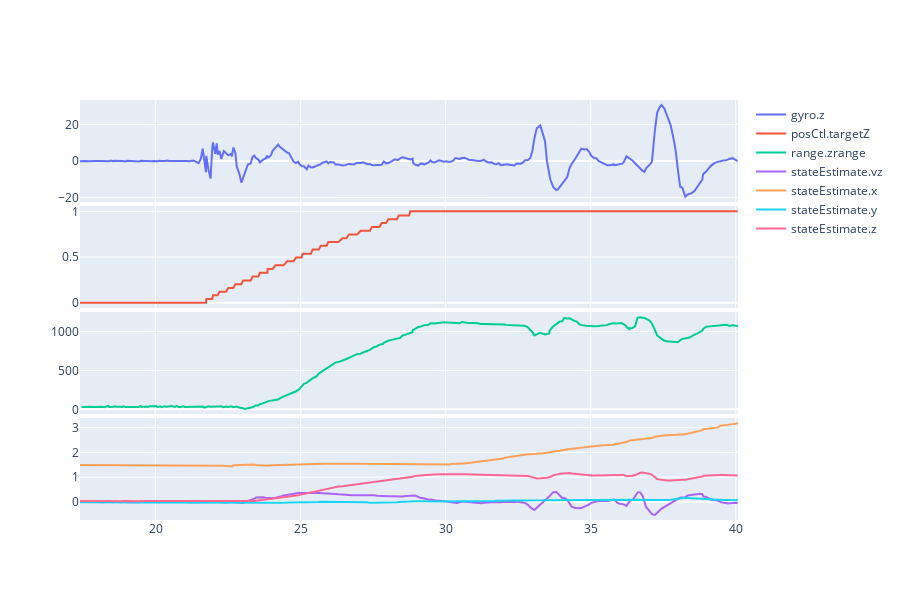
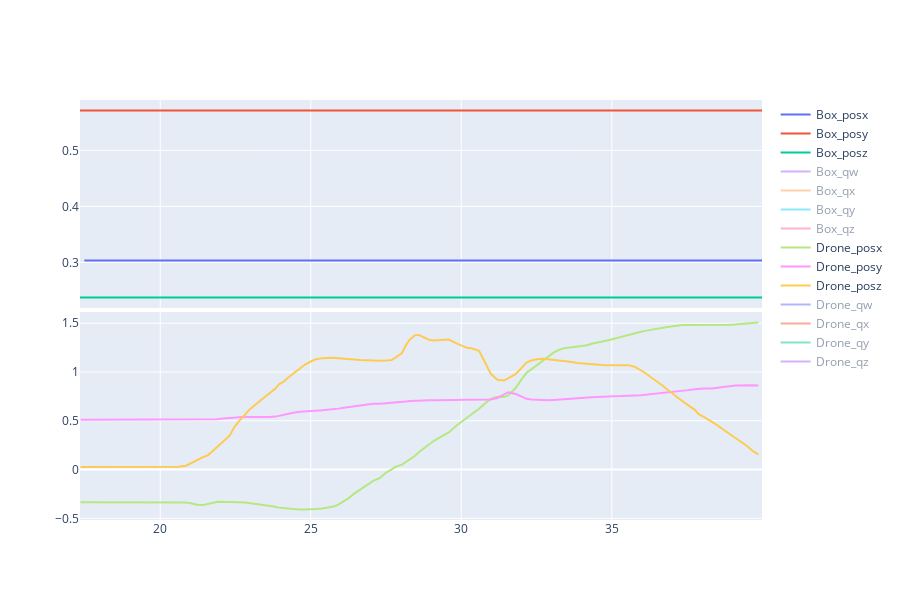

The notebook cell saved with these charts, in order:
### Code cell
path_cf    = os.path.join("logs", "test_06cf.csv")
path_vicon = os.path.join("logs", "test_06vicon.csv")
print("[Info] Open:", os.path.basename(path_cf), os.path.basename(path_vicon))

import pandas as pd

df = pd.read_csv(path_cf, header=0, names=["Timestamp", "ID", "Value"])

keys = []
for key in np.unique(df["ID"]):
    keys.append(key.split(".")[0])
keys = np.unique(keys)

n_groups = len(keys)
fig = make_subplots(rows=n_groups, cols=1, shared_xaxes=True,vertical_spacing=0.01)

for k, group in df.groupby(["ID"]):
    key = group.iloc[0,1].split(".")[0]
    group_index = np.where(keys == key)[0][0]
    fig.append_trace(go.Scatter(x=group['Timestamp']/1000, y= group['Value'], mode='lines', name="{}".format(group.iloc[0,1])), row=group_index+1, col=1)

fig.update_layout(width=15*60, height=5*120)
fig.show()

df = pd.read_csv(path_vicon, header=0, names=["Timestamp", "ID", "Value"])

keys = []
for key in np.unique(df["ID"]):
    keys.append(key.split("_")[0])
keys = np.unique(keys)

n_groups = len(keys)
fig = make_subplots(rows=n_groups, cols=1, shared_xaxes=True,vertical_spacing=0.01)

for k, group in df.groupby(["ID"]):
    key = group.iloc[0,1].split("_")[0]
    group_index = np.where(keys == key)[0][0]
    fig.append_trace(go.Scatter(x=group['Timestamp']/1000, y= group['Value'], mode='lines', name="{}".format(group.iloc[0,1])), row=group_index+1, col=1)

fig.update_layout(width=15*60, height=5*120)
fig.show()

### Figure 1 — Plotly figure (JSON) as saved in the notebook; plotly's stock layout.template omitted (floating-point values rounded to 4 significant figures; data arrays with more than 128 entries replaced by an {"elided": "..."} marker saying what was removed)
{"data": [{"mode": "lines", "name": "gyro.z", "type": "scatter", "x": {"elided": "294 float values"}, "xaxis": "x", "y": {"elided": "294 float values"}, "yaxis": "y"}, {"mode": "lines", "name": "posCtl.targetZ", "type": "scatter", "x": {"elided": "294 float values"}, "xaxis": "x2", "y": {"elided": "294 float values"}, "yaxis": "y2"}, {"mode": "lines", "name": "range.zrange", "type": "scatter", "x": {"elided": "279 float values"}, "xaxis": "x3", "y": {"elided": "279 int values"}, "yaxis": "y3"}, {"mode": "lines", "name": "stateEstimate.vz", "type": "scatter", "x": {"elided": "294 float values"}, "xaxis": "x4", "y": {"elided": "294 float values"}, "yaxis": "y4"}, {"mode": "lines", "name": "stateEstimate.x", "type": "scatter", "x": {"elided": "295 float values"}, "xaxis": "x4", "y": {"elided": "295 float values"}, "yaxis": "y4"}, {"mode": "lines", "name": "stateEstimate.y", "type": "scatter", "x": {"elided": "294 float values"}, "xaxis": "x4", "y": {"elided": "294 float values"}, "yaxis": "y4"}, {"mode": "lines", "name": "stateEstimate.z", "type": "scatter", "x": {"elided": "294 float values"}, "xaxis": "x4", "y": {"elided": "294 float values"}, "yaxis": "y4"}], "layout": {"height": 600, "width": 900, "xaxis": {"anchor": "y", "autorange": true, "domain": [0, 1], "matches": "x4", "range": [17.4, 40.08], "showticklabels": false, "type": "linear"}, "xaxis2": {"anchor": "y2", "autorange": true, "domain": [0, 1], "matches": "x4", "range": [17.4, 40.08], "showticklabels": false, "type": "linear"}, "xaxis3": {"anchor": "y3", "autorange": true, "domain": [0, 1], "matches": "x4", "range": [17.4, 40.08], "showticklabels": false, "type": "linear"}, "xaxis4": {"anchor": "y4", "autorange": true, "domain": [0, 1], "range": [17.4, 40.08], "type": "linear"}, "yaxis": {"anchor": "x", "autorange": true, "domain": [0.7575, 1], "range": [-22.28, 33.35], "type": "linear"}, "yaxis2": {"anchor": "x2", "autorange": true, "domain": [0.505, 0.7475], "range": [-0.05567, 1.058], "type": "linear"}, "yaxis3": {"anchor": "x3", "autorange": true, "domain": [0.2525, 0.495], "range": [-59.44, 1249.0], "type": "linear"}, "yaxis4": {"anchor": "x4", "autorange": true, "domain": [0, 0.2425], "range": [-0.7281, 3.381], "type": "linear"}}}

### Figure 2 — Plotly figure (JSON) as saved in the notebook; plotly's stock layout.template omitted (floating-point values rounded to 4 significant figures; data arrays with more than 128 entries replaced by an {"elided": "..."} marker saying what was removed)
{"data": [{"mode": "lines", "name": "Box_posx", "type": "scatter", "x": {"elided": "132 float values"}, "xaxis": "x", "y": {"elided": "132 float values"}, "yaxis": "y"}, {"mode": "lines", "name": "Box_posy", "type": "scatter", "x": {"elided": "133 float values"}, "xaxis": "x", "y": {"elided": "133 float values"}, "yaxis": "y"}, {"mode": "lines", "name": "Box_posz", "type": "scatter", "x": {"elided": "133 float values"}, "xaxis": "x", "y": {"elided": "133 float values"}, "yaxis": "y"}, {"mode": "lines", "name": "Box_qw", "type": "scatter", "visible": "legendonly", "x": {"elided": "133 float values"}, "xaxis": "x", "y": {"elided": "133 float values"}, "yaxis": "y"}, {"mode": "lines", "name": "Box_qx", "type": "scatter", "visible": "legendonly", "x": {"elided": "133 float values"}, "xaxis": "x", "y": {"elided": "133 float values"}, "yaxis": "y"}, {"mode": "lines", "name": "Box_qy", "type": "scatter", "visible": "legendonly", "x": {"elided": "133 float values"}, "xaxis": "x", "y": {"elided": "133 float values"}, "yaxis": "y"}, {"mode": "lines", "name": "Box_qz", "type": "scatter", "visible": "legendonly", "x": {"elided": "133 float values"}, "xaxis": "x", "y": {"elided": "133 float values"}, "yaxis": "y"}, {"mode": "lines", "name": "Drone_posx", "type": "scatter", "x": {"elided": "131 float values"}, "xaxis": "x2", "y": {"elided": "131 float values"}, "yaxis": "y2"}, {"mode": "lines", "name": "Drone_posy", "type": "scatter", "x": {"elided": "131 float values"}, "xaxis": "x2", "y": {"elided": "131 float values"}, "yaxis": "y2"}, {"mode": "lines", "name": "Drone_posz", "type": "scatter", "visible": true, "x": {"elided": "131 float values"}, "xaxis": "x2", "y": {"elided": "131 float values"}, "yaxis": "y2"}, {"mode": "lines", "name": "Drone_qw", "type": "scatter", "visible": "legendonly", "x": {"elided": "131 float values"}, "xaxis": "x2", "y": {"elided": "131 float values"}, "yaxis": "y2"}, {"mode": "lines", "name": "Drone_qx", "type": "scatter", "visible": "legendonly", "x": {"elided": "131 float values"}, "xaxis": "x2", "y": {"elided": "131 float values"}, "yaxis": "y2"}, {"mode": "lines", "name": "Drone_qy", "type": "scatter", "visible": "legendonly", "x": {"elided": "131 float values"}, "xaxis": "x2", "y": {"elided": "131 float values"}, "yaxis": "y2"}, {"mode": "lines", "name": "Drone_qz", "type": "scatter", "visible": "legendonly", "x": {"elided": "131 float values"}, "xaxis": "x2", "y": {"elided": "131 float values"}, "yaxis": "y2"}], "layout": {"height": 600, "width": 900, "xaxis": {"anchor": "y", "autorange": true, "domain": [0, 1], "matches": "x2", "range": [17.34, 39.99], "showticklabels": false, "type": "linear"}, "xaxis2": {"anchor": "y2", "autorange": true, "domain": [0, 1], "range": [17.34, 39.99], "type": "linear"}, "yaxis": {"anchor": "x", "autorange": true, "domain": [0.505, 1], "range": [0.2188, 0.59], "type": "linear"}, "yaxis2": {"anchor": "x2", "autorange": true, "domain": [0, 0.495], "range": [-0.5173, 1.614], "type": "linear"}}}
